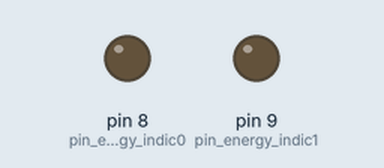
The sketch below on a simulated Arduino Uno, built with avr-gcc and run on an emulated ATmega328P. On the bench: output pins drawn as LEDs (lit = HIGH). Pins used as bus, display or sensor lines are not drawn; what the sketch prints to the serial monitor is not drawn.

Above: at 1.5 s.
At 3.0 s:
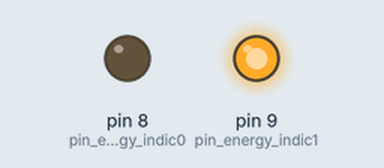
At 5.0 s:
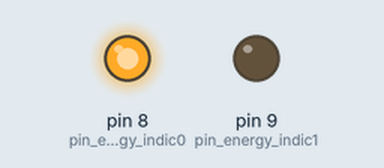
Timing chart, 0 to 6.2 s (numbered marks = the images above):
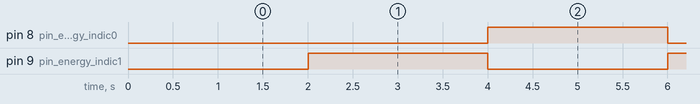

Measured:
- by itself, pin 8 (pin_energy_indic0), pin 9 (pin_energy_indic1): alternates HIGH for 2.0 s and LOW for 2.0 s

The sketch:

rpipower0.ino
```cpp
#include <Arduino.h>
#include <stdint.h>
#include <Wire.h>
#include "atm90e26.h"
#include "i2cif.h"
#include "debughelp.h"

atm90e26_c afe(pin_SS);
i2c_c i2c(0x32, &afe);

void i2c_receiver(uint8_t hM) { i2c.receiveEvent(hM); };
void i2c_requester()          { i2c.requestEvent();   };


void setup() {
    Serial.begin(57600);
    Serial.println("setup START");
    afe.init();
    Serial.println("setup x 0");
    afe.w(funcen, 0x0);
    // go into cal mode(s)
    afe.w(calstart, 0x5678);
    afe.w(plconsth, 0x1c);
    afe.w(plconstl, 0xa90e);
    afe.w(plconsth, 0x1c);
    afe.w(plconstl, 0xa90e);
    uint16_t mm = afe.r(mmode);
    mm &= ~0xe000; // set l frontend gain to 4
    afe.w(mmode,mm);
    // values from calibration
    afe.w(adjstart, 0x5678);
    afe.w(ugain, 14959);
    afe.w(igainl, 36232);

    i2c.init();
    Serial.println("setup DONE!");
};


uint32_t last_show = 0;
bool xyz = false;

void loop() {
    uint32_t now = millis();

    if (true) {
        if ((now - last_show) > 2000) {
            digitalWrite(pin_energy_indic0, xyz);
            digitalWrite(pin_energy_indic1, !xyz);
            xyz = !xyz;
            last_show = now;
        }
    }
    if (false) {
        if ((now - last_show) > 30000) {
            digitalWrite(pin_energy_indic0, LOW);
            digitalWrite(pin_energy_indic1, LOW);
            showThings(afe);
            last_show = now;
        }
    }
    i2c.work();
};
```

atm90e26.cpp
```cpp
#include "atm90e26.h"

void atm90e26_c::init() {
    pinMode(pin_energy_indic0, OUTPUT);
    pinMode(pin_energy_indic1, OUTPUT);
    pinMode(pin_cs, OUTPUT);
    pinMode(pin_SCK, OUTPUT);
    pinMode(pin_MOSI, OUTPUT);
    pinMode(pin_MISO, INPUT);
    SPISettings settings(200000, MSBFIRST, SPI_MODE3);
    ss = settings;

    w(reset, 0x789a);
    delay(1000);
};


uint16_t atm90e26_c::_doRead(uint8_t addr) {
    noInterrupts();
    SPI.beginTransaction(ss);
    digitalWrite(pin_cs, LOW);
    delayMicroseconds(10);
    addr |= 0x80;
    SPI.transfer(addr);
    delayMicroseconds(4);
    uint8_t dh = SPI.transfer(0);
    uint8_t dl = SPI.transfer(0);
    delayMicroseconds(10);
    digitalWrite(pin_cs, HIGH);
    interrupts();
    return ((uint16_t)dh << 8 | (uint16_t)dl);
};

void atm90e26_c::_doWrite(uint8_t addr, uint16_t od) {
    noInterrupts();
    SPI.beginTransaction(ss);
    digitalWrite(pin_cs, LOW);
    delayMicroseconds(10);
    addr &= ~0x80;
    SPI.transfer(addr);
    delayMicroseconds(4);
    SPI.transfer((od >> 8) & 0xff);
    SPI.transfer(od & 0xff);
    delayMicroseconds(10);
    digitalWrite(pin_cs, HIGH);
    interrupts();
};
```

atm90e26.h
```cpp
#ifndef ATM90E26_H
#define ATM90E26_H

#include <stdint.h>
#include <SPI.h>

const uint8_t pin_SCK = 13;
const uint8_t pin_MISO = 12;
const uint8_t pin_MOSI = 11;
const uint8_t pin_SS = 10;
const uint8_t pin_energy_indic0 = 8;
const uint8_t pin_energy_indic1 = 9;


typedef enum atm90e26_addrs_e {
    reset    = 0x00,
    status   = 0x01,
    funcen   = 0x02,
    sagthr   = 0x03,
    smallmod = 0x04,
    lastdat  = 0x06,
    plconsth = 0x21,
    plconstl = 0x22,
    calstart = 0x20,
    mmode    = 0x2b,
    adjstart = 0x30,
    ugain    = 0x31,
    igainl   = 0x32,
    igainn   = 0x33,
    apenergy = 0x40,
    anenergy = 0x41,
    rpenergy = 0x43,
    rnenergy = 0x44,
    irms     = 0x48,
    enstatus = 0x46,
    irmsl    = 0x48,
    urms     = 0x49,
    pmeanl   = 0x4a,
    qmeanl   = 0x4b,
    freq     = 0x4c,
    pfl      = 0x4d,
    panglel  = 0x4e,
    smeanl   = 0x4f,
    irmsn    = 0x68,
} atm90e16_addrs_e;


class atm90e26_c {
    public:
        atm90e26_c(uint8_t cspin) : pin_cs(cspin) { };
        void init();
        uint16_t r(atm90e26_addrs_e reg) {
            return _doRead((uint8_t)reg);
        };
        void w(atm90e26_addrs_e reg, uint16_t d) {
            _doWrite((uint8_t)reg,d);
        };


    private:
        SPISettings ss;
        uint8_t pin_cs;

        uint16_t _doRead(uint8_t addr);
        void _doWrite(uint8_t addr, uint16_t od);
};

#endif
```

debughelp.cpp
```cpp
#include "debughelp.h"

void showThings(atm90e26_c &afe) {
    const char *names[] = {
        "status",
        "mmode",
        "adjstart",
        "calstart",
        "ugain",
        "igainl",
        "urms",
        "irmsl",
        "freq",
        "pmeanl",
        "qmeanl",
        "pfl",
        "panglel",
        "apenergy",
        "anenergy",
        "rpenergy",
        "rnenergy",
    };
   const atm90e26_addrs_e regs[] = { status,
        mmode,
        adjstart,
        calstart,
        ugain,
        igainl,
        urms,
        irmsl,
        freq,
        pmeanl,
        qmeanl,
        pfl,
        panglel,
        apenergy,
        anenergy,
        rpenergy,
        rnenergy,
   };

   for (uint8_t i=0; i<size(names); i++) {
       Serial.print(names[i]);
       Serial.print(": ");
       atm90e26_addrs_e reg = regs[i];
       uint16_t v = afe.r(reg);
       Serial.print(v,HEX);
       Serial.print(" [ ");
       Serial.print(v);
       Serial.println(" ]");
       switch (reg) {
           case apenergy:
               if (v) digitalWrite(pin_energy_indic0, HIGH);
               break;
           case rpenergy:
           case rnenergy:
               if (v) digitalWrite(pin_energy_indic1, HIGH);
               break;
       }
   }
   Serial.println("\n");
};
```

debughelp.h
```cpp
#ifndef DEBUGHELP_H
#define DEBUGHELP_H

#include "atm90e26.h"

template<typename T, int sz>
int size(T(&)[sz]) {
    return sz;
}


void showThings(atm90e26_c &);

#endif
```

i2cif.cpp
```cpp
#include "i2cif.h"

void i2c_c::init() {
    Wire.begin(myaddr);
    Wire.setClock(400000);
    Wire.onReceive(i2c_receiver);
    Wire.onRequest(i2c_requester);
};

void i2c_c::receiveEvent(uint8_t count) {
    // Serial.print("recvEvent "); Serial.println(count);
    if ((afe_state != idle) || (count != 3)) {
        while (count) {
            uint8_t x = Wire.read();
            // Serial.print("dumping: "); Serial.println(x,HEX);
            count--;
        }
        return;
    };

    wdata[0] = Wire.read();
    wdata[1] = Wire.read();
    wdata[2] = Wire.read();

    rdata[0] = 0;
    rdata[1] = 0;
    rdata[2] = 0;
    rdata[3] = 0;

    if (0) {
        Serial.print(" addr: "); Serial.print(wdata[0],HEX);
        Serial.print(" dh: "); Serial.print(wdata[1],HEX);
        Serial.print(" dl: "); Serial.println(wdata[2],HEX);
    }

    afe_state = (wdata[0] & 0x80) ? pending_read : pending_write;

};

void i2c_c::requestEvent() {
    if (0) {
        Serial.print("reqEvent sending: ");
        Serial.print(rdata[0],HEX);
        Serial.print(" ");
        Serial.print(rdata[1],HEX);
        Serial.print(" ");
        Serial.print(rdata[2],HEX);
        Serial.print(" ");
        Serial.println(rdata[3],HEX);
    }
    if (afe_state == idle) {
        Wire.write(rdata,4);
    } else {
        const uint8_t x[] = {0x99,0x88,0x77,0x66};
        Wire.write(x,4);
    }
}

void i2c_c::work() {
    noInterrupts();
    uint16_t temp;
    atm90e26_addrs_e addr = wdata[0];
    switch (afe_state) {
        case pending_read:
            afe_state = working;
            Serial.print("[work] r_addr: "); Serial.print(addr,HEX);
            temp = pafe->r(addr);
            Serial.print(" value: "); Serial.println(temp,HEX);

            rdata[0] = 0x12;
            rdata[1] = wdata[0] & ~0x80;
            rdata[2] = (temp >> 8) & 0xff;
            rdata[3] = temp & 0xff;
            afe_state = idle;
            break;

        case pending_write:
            afe_state = working;
            Serial.print("[work] w_addr: "); Serial.print(addr,HEX);
            temp = (((uint16_t)wdata[1]) << 8) | wdata[2];
            Serial.print(" value: "); Serial.println(temp,HEX);
            pafe->w(addr, temp);
            rdata[0] = 0x12;
            rdata[1] = wdata[0] & ~0x80;
            rdata[2] = 0;
            rdata[3] = 0;
            afe_state = idle;
            break;

        case working :
        case idle :
        default:
            break;
    }
    interrupts();
};
```

i2cif.h
```cpp
#ifndef I2CIF_H
#define I2CIF_H

#include "atm90e26.h"
#include <stdint.h>
#include <Wire.h>

void i2c_receiver(uint8_t);
void i2c_requester();

class i2c_c {
    public:
        enum afe_state_t {
            idle, pending_read, pending_write, working,
        };
        i2c_c(uint8_t myaddr, atm90e26_c* pchip) :
            myaddr(myaddr), pafe(pchip), afe_state(idle) { };
        void init();
        void receiveEvent(uint8_t count);
        void requestEvent();
        void work();
    private:
        atm90e26_c* pafe;
        uint8_t rdata[4];
        uint8_t myaddr;
        uint8_t wdata[3];
        afe_state_t afe_state;

};

#endif
```
